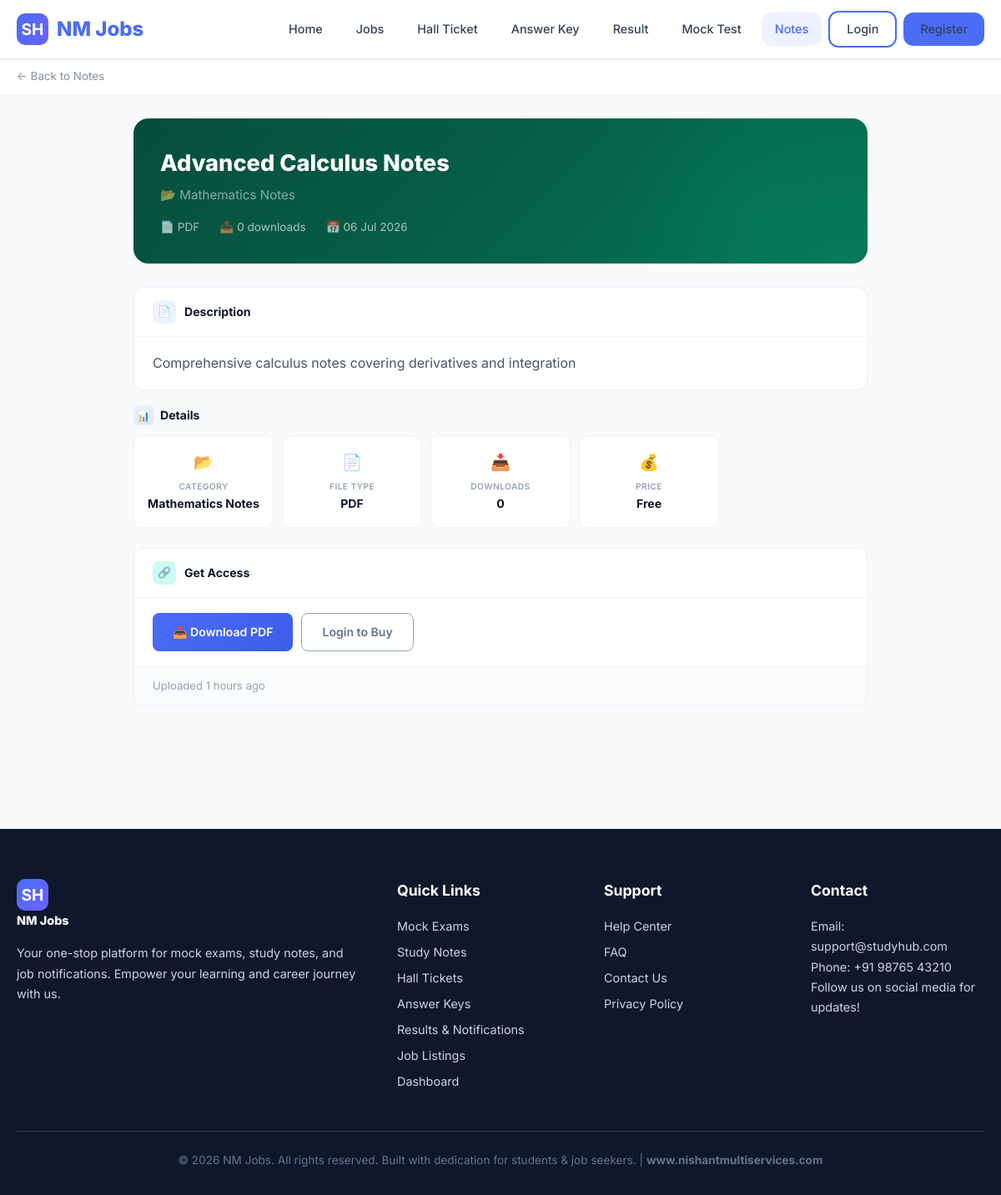
The page /notes/details.php?id=1 on the database its author committed.
### tables this page shows
CREATE TABLE study_notes (
    id INT AUTO_INCREMENT PRIMARY KEY,
    title VARCHAR(200) NOT NULL,
    description TEXT,
    content LONGTEXT,
    category_id INT,
    user_id INT,
    file_path VARCHAR(255),
    file_type VARCHAR(20) DEFAULT 'pdf',
    download_count INT DEFAULT 0,
    is_featured TINYINT(1) DEFAULT 0,
    is_public TINYINT(1) DEFAULT 1,
    is_free TINYINT(1) DEFAULT 1,
    price DECIMAL(10,2) DEFAULT 0.00,
    created_at TIMESTAMP DEFAULT CURRENT_TIMESTAMP,
    updated_at TIMESTAMP DEFAULT CURRENT_TIMESTAMP ON UPDATE CURRENT_TIMESTAMP,
    FOREIGN KEY (category_id) REFERENCES categories(id) ON DELETE SET NULL,
    FOREIGN KEY (user_id) REFERENCES users(id) ON DELETE CASCADE
);

CREATE TABLE categories (
    id INT AUTO_INCREMENT PRIMARY KEY,
    name VARCHAR(100) NOT NULL,
    slug VARCHAR(100) NOT NULL UNIQUE,
    icon VARCHAR(50) DEFAULT 'folder',
    description TEXT,
    type ENUM('exam', 'note', 'job') DEFAULT 'note'
);

### config/database.php (called while the page is built, shortened)
<?php
function isLoggedIn() {
    return isset($_SESSION['user_id']);
}
function timeAgo($timestamp) {
    $time = strtotime($timestamp);
    $diff = time() - $time;
    if ($diff < 86400) return floor($diff / 3600) . ' hours ago';
    return date('d M Y', $time);
}

### notes/details.php (the view, shortened to what this page needs)
<?php
require_once '../config/database.php';
$id = intval($_GET['id'] ?? 0);
$note = $conn->query("SELECT n.*, c.name as category_name, c.slug as category_slug, u.full_name as author_name
                       FROM study_notes n
                       LEFT JOIN categories c ON n.category_id = c.id
                       LEFT JOIN users u ON n.user_id = u.id
                       WHERE n.id = $id AND n.is_public = 1")->fetch_assoc();
include '../includes/header.php';
?>
<div class="dt-bar">
    <div class="container">
        <div class="dt-bar-inner">
            <a href="index.php" class="dt-bar-back">← Back to Notes</a>
        </div>
    </div>
</div>
<section class="section" style="padding-top:0;">
    <div class="container" style="max-width:920px;">
        <div class="dt-hero">
            <h1><?php echo htmlspecialchars($note['title']); ?></h1>
            <div class="dt-hero-org">📂 <?php echo htmlspecialchars($note['category_name'] ?? 'General'); ?></div>
            <div class="dt-hero-meta">
                <div>📄 <?php echo strtoupper($note['file_type']); ?></div>
                <div>📥 <?php echo $note['download_count']; ?> downloads</div>
                <div>📅 <?php echo date('d M Y', strtotime($note['created_at'])); ?></div>
            </div>
        </div>
        <?php if ($note['description']): ?>
        <div class="dt-card">
            <div class="dt-card-hd"><div class="hd-icon" style="background:#eef2ff;color:#4f46e5;">📄</div><h3>Description</h3></div>
            <div class="dt-card-bd"><p><?php echo nl2br(htmlspecialchars($note['description'])); ?></p></div>
        </div>
        <?php endif; ?>
        <div style="margin-bottom:24px;">
            <div style="display:flex;align-items:center;gap:8px;margin-bottom:12px;">
                <div style="width:24px;height:24px;border-radius:6px;background:linear-gradient(135deg,#eef2ff,#e0e7ff);color:var(--primary);display:flex;align-items:center;justify-content:center;font-size:.75rem;">📊</div>
                <h3 style="font-size:.88rem;font-weight:700;color:#0f172a;margin:0;">Details</h3>
            </div>
            <div class="dt-hl">
                <div class="dt-hli">
                    <div class="hli-icon">📂</div>
                    <div class="hli-lbl">Category</div>
                    <div class="hli-val"><?php echo htmlspecialchars($note['category_name'] ?? 'General'); ?></div>
                </div>
                <div class="dt-hli">
                    <div class="hli-icon">📄</div>
                    <div class="hli-lbl">File Type</div>
                    <div class="hli-val"><?php echo strtoupper($note['file_type']); ?></div>
                </div>
                <div class="dt-hli">
                    <div class="hli-icon">📥</div>
                    <div class="hli-lbl">Downloads</div>
                    <div class="hli-val"><?php echo $note['download_count']; ?></div>
                </div>
                <div class="dt-hli">
                    <div class="hli-icon">💰</div>
                    <div class="hli-lbl">Price</div>
                    <div class="hli-val"><?php echo $note['is_free'] ? 'Free' : '₹'.number_format($note['price'], 0); ?></div>
                </div>
            </div>
        </div>
        <?php
        $already_purchased = isLoggedIn() && $conn->query("SELECT id FROM purchases WHERE user_id = {$_SESSION['user_id']} AND item_type = 'note' AND item_id = {$note['id']} AND status = 'completed'")->num_rows > 0;
        $can_access = $note['is_free'] || $already_purchased;
        ?>
        <div class="dt-card">
            <div class="dt-card-hd"><div class="hd-icon" style="background:#ccfbf1;color:#0d9488;">🔗</div><h3>Get Access</h3></div>
            <div class="dt-card-bd">
                <div class="dt-actions">
                    <?php if ($can_access && $note['file_path']): ?>
                        <a href="<?php echo htmlspecialchars($note['file_path']); ?>" target="_blank" class="dl">📥 Download <?php echo strtoupper($note['file_type']); ?></a>
                    <?php elseif (!$can_access): ?>
                        <a href="../payment/checkout.php?type=note&id=<?php echo $note['id']; ?>" class="dl">🛒 Buy Now — ₹<?php echo number_format($note['price'], 0); ?></a>
                    <?php else: ?>
                        <p style="color:#94a3b8;">File not available for download yet.</p>
                    <?php endif; ?>
                    <?php if (!isLoggedIn()): ?>
                        <a href="../auth/login.php" class="sv" style="border-color:#94a3b8;color:#64748b;">Login to Buy</a>
                    <?php endif; ?>
                </div>
            </div>
            <div class="dt-ft" style="display:flex;justify-content:space-between;align-items:center;flex-wrap:wrap;gap:8px;padding:12px 22px;background:#fafbfc;border-top:1px solid #eef2f6;font-size:.82rem;color:#94a3b8;">
                <span>Uploaded <?php echo timeAgo($note['created_at']); ?></span>
            </div>
        </div>
    </div>
</section>
<?php include '../includes/footer.php'; ?>

### css/style.css (style rules this page uses)
:root { --primary: #4A6CF7; --primary-dark: #3B5DE7; --primary-light: #EEF1FF; --secondary: #6C63FF; --success: #10B981; --success-light: #D1FAE5; --warning: #F59E0B; --warning-light: #FEF3C7; --danger: #EF4444; --danger-light: #FEE2E2; --info: #3B82F6; --info-light: #DBEAFE; --dark: #0F172A; --gray-900: #1E293B; --gray-700: #334155; --gray-500: #64748B; --gray-300: #CBD5E1; --gray-200: #E2E8F0; --gray-100: #F1F5F9; --white: #FFFFFF; --bg: #F8FAFC; --shadow-sm: 0 1px 2px rgba(0,0,0,0.05); --shadow: 0 4px 6px -1px rgba(0,0,0,0.1), 0 2px 4px -2px rgba(0,0,0,0.1); --shadow-lg: 0 10px 15px -3px rgba(0,0,0,0.1), 0 4px 6px -4px rgba(0,0,0,0.1); --shadow-xl: 0 20px 25px -5px rgba(0,0,0,0.1), 0 8px 10px -6px rgba(0,0,0,0.1); --radius: 12px; --radius-lg: 16px; --radius-full: 9999px; --transition: all 0.3s cubic-bezier(0.4, 0, 0.2, 1); }
*, *::before, *::after { box-sizing: border-box; margin: 0; padding: 0; }
html { scroll-behavior: smooth; }
body { font-family: 'Inter', -apple-system, BlinkMacSystemFont, sans-serif; background: var(--bg); color: var(--gray-900); line-height: 1.6; min-height: 100vh; }
a { text-decoration: none; color: var(--primary); transition: var(--transition); }
.container { max-width: 1200px; margin: 0 auto; padding: 0 20px; }
.section { padding: 70px 0; }

### notes/details.php (style rules this page uses)
.dt-bar { position:sticky;top:0;z-index:99;background:rgba(255,255,255,.96);backdrop-filter:blur(14px);border-bottom:1px solid rgba(0,0,0,.06);padding:10px 0;margin-bottom:28px }
.dt-bar-inner { display:flex;align-items:center;justify-content:space-between }
.dt-bar-back { display:flex;align-items:center;gap:6px;font-size:.84rem;color:#889096;text-decoration:none }
.dt-card { background:white;border:1px solid #eef2f6;border-radius:12px;margin-bottom:18px;overflow:hidden;box-shadow:0 1px 3px rgba(0,0,0,.03) }
.dt-card-hd { display:flex;align-items:center;gap:10px;padding:15px 22px;border-bottom:1px solid #f1f4f9 }
.dt-card-hd .hd-icon { width:28px;height:28px;border-radius:7px;display:flex;align-items:center;justify-content:center;font-size:.8rem;flex-shrink:0 }
.dt-card-hd h3 { font-size:.88rem;font-weight:700;color:#0f172a;margin:0;flex:1 }
.dt-card-bd { padding:18px 22px }
.dt-card-bd p { color:#475569;line-height:1.7;margin:0 }
.dt-hero { background:linear-gradient(135deg,#064e3b,#065f46,#047857);border-radius:18px;padding:32px;margin-bottom:28px;position:relative;overflow:hidden }
.dt-hero::before { content:'';position:absolute;top:-50%;right:-8%;width:400px;height:400px;background:radial-gradient(circle,rgba(16,185,129,.1) 0%,transparent 60%) }
.dt-hero h1 { font-size:clamp(1.3rem,3vw,1.7rem);font-weight:800;color:white;margin:0 0 5px;position:relative;z-index:1 }
.dt-hero-org { font-size:.95rem;color:rgba(255,255,255,.5);position:relative;z-index:1 }
.dt-hero-meta { display:flex;gap:24px;flex-wrap:wrap;margin-top:16px;position:relative;z-index:1 }
.dt-hero-meta div { font-size:.85rem;color:rgba(255,255,255,.65) }
.dt-hl { display:grid;grid-template-columns:repeat(auto-fill,minmax(155px,1fr));gap:10px }
.dt-hli { background:white;border:1px solid #eef2f6;border-radius:10px;padding:16px 14px;text-align:center;transition:all .25s }
.dt-hli .hli-icon { font-size:1.2rem;margin-bottom:5px }
.dt-hli .hli-lbl { font-size:.64rem;font-weight:600;color:#94a3b8;text-transform:uppercase;letter-spacing:.4px }
.dt-hli .hli-val { font-size:.88rem;font-weight:700;color:#0f172a;margin-top:2px }
.dt-actions { display:flex;flex-wrap:wrap;gap:10px }
.dt-actions a,.dt-actions button { display:inline-flex;align-items:center;gap:6px;padding:11px 24px;border-radius:8px;font-size:.88rem;font-weight:600;text-decoration:none;transition:all .25s;cursor:pointer;border:none }
.dt-actions .dl { background:linear-gradient(135deg,var(--primary),var(--primary-dark));color:white }
.dt-actions .sv { border:1.5px solid var(--primary);color:var(--primary);background:white }

### rows shown on the page
study_notes: title "Advanced Calculus Notes", category.name "Mathematics Notes", file_type "PDF", download_count "0", created_at "06 Jul 2026", description "Comprehensive calculus notes covering derivatives and integration", created_at "1 hours ago"

### other values the page prints
SITE_NAME "NM Jobs"
